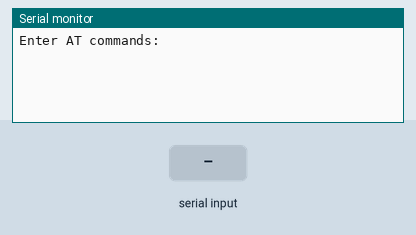
Simulated run of this sketch. Board: Arduino Uno, built with avr-gcc and run on an emulated ATmega328P. Parts: the last lines printed to the serial monitor. The test bench sets the inputs (shaded band).

Above: at 1.2 s.
1.3 s: "1" received over the second serial link
At 2.5 s:
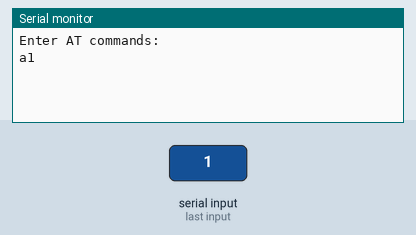
2.8 s: "0" received over the second serial link
At 3.9 s:
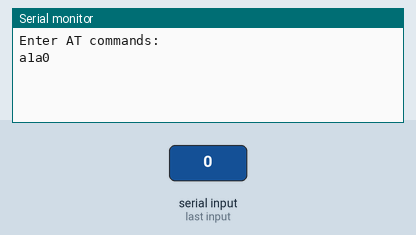

Measured:
- after the input at 1.3 s, the serial monitor: prints a new line at once (image 1)
- after the input at 2.8 s, the serial monitor: prints a new line at once (image 2)

The sketch:

AT_commands.ino
```cpp
#include <SoftwareSerial.h>
SoftwareSerial bt(7,8); //rx, tx

char btData, serialData;

void setup() {
  // put your setup code here, to run once:
  Serial.begin(9600);
  bt.begin(9600);
  Serial.println("Enter AT commands:");
}

void loop() {
  // put your main code here, to run repeatedly:
  if(bt.available() > 0){
    btData = bt.read();
    Serial.print('a');
    Serial.print(btData);
  }
  if(Serial.available() > 0){
    //Serial.println(Serial.available());
    serialData = Serial.read();
    //Serial.print(bt.write(serialData));
    bt.write(serialData);
    //Serial.println(bt.available());
  }
}
```
